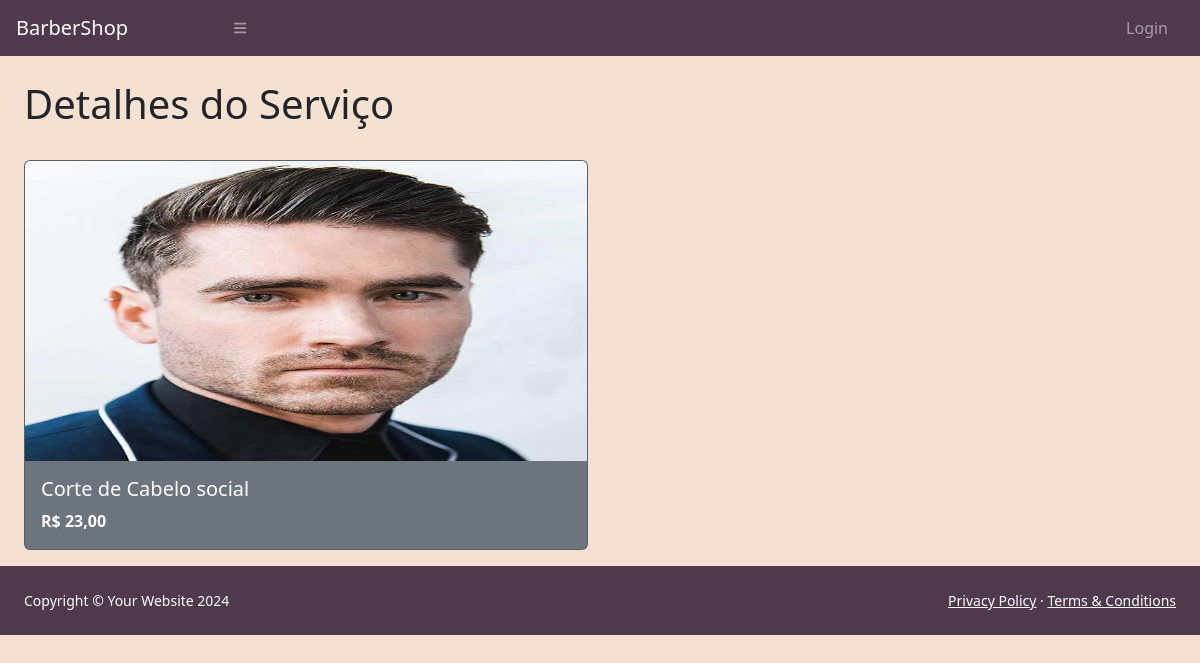
/agenda/detalhes/servico/1, run on the app's committed database.
### agenda/models.py (models this page shows, shortened)
class Servico(models.Model):
    nome_servico = models.CharField(max_length=50, verbose_name='Nome do Serviço')
    descricao = models.CharField(max_length=200, verbose_name='Descrição')
    preco = models.DecimalField(max_digits=8, decimal_places=2, verbose_name='Preço')
    janela_tempo = models.TimeField(default=time(), verbose_name='Duração do Serviço')
    imagem = models.ImageField(upload_to="images/%Y/%m/%d/", null=True, blank=True)

### agenda/views/views_servico.py (the view)
# urls.py: path('detalhes/servico/<int:servico_id>', detalhes_servico, name="detalhes_servico"),
def detalhes_servico(request, servico_id):
    servico = get_object_or_404(Servico, pk=servico_id)
    context ={
        'servico': servico
    }
    return render(request, 'assets/static/crud_servico/servico.html', context)

### templates/assets/static/crud_servico/servico.html (shortened to what this page needs)
{% extends 'assets/static/base.html' %}
{% load static %}
{% block content %}
<div id="layoutSidenav_content">
	<main>
	    <div class="container-fluid px-4">
	        <h1 class="mt-4">Detalhes do Serviço</h1>
	        <div class="row">
	            <div class="col-md-6">
	                {% if servico %}
	                    <div class="card bg-secondary text-white mb-3">
	                        {% if servico.imagem != '' %}
	                            <img src="{{ servico.imagem.url }}" class="card-img-top img-fluid" alt="{{ servico.nome_servico }}" style="max-height: 300px; max-width: 100%;">
	                        {% endif %}
	                        <div class="card-body">
	                            <h5 class="card-title">{{ servico.nome_servico }}</h5>
	                            <p class="card-text"><strong>R$ {{ servico.preco }}</strong></p>
	                        </div>
	                    </div>
	                {% else %}
	                    <p>Serviço não encontrado.</p>
	                {% endif %}
	            </div>
	        </div>
	    </div>
	</main>
</div>
{% endblock %}

### templates/assets/static/base.html (style rules this page uses)
body { background-color: #f4e1d2; }

### data on the page
Servico: imagem (picture), nome_servico "Corte de Cabelo social", preco "23,00"
